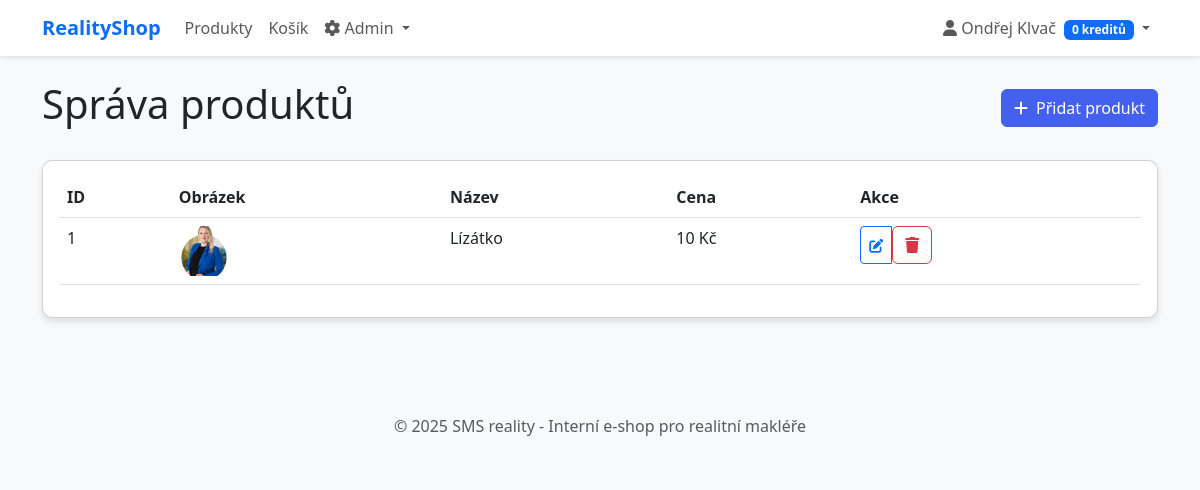
The app's page /admin/products (signed in) with its own data.
### models.py (models this page shows, shortened)
class User(db.Model, UserMixin):
    id              = db.Column(db.Integer, primary_key=True)
    first_name      = db.Column(db.String(100), nullable=False)
    last_name       = db.Column(db.String(100), nullable=False)
    email           = db.Column(db.String(100), unique=True, nullable=False)
    address         = db.Column(db.Text, nullable=True)
    password        = db.Column(db.String(200), nullable=True)
    credits         = db.Column(db.Integer, default=0)
    is_admin        = db.Column(db.Boolean, default=False)
    is_password_set = db.Column(db.Boolean, default=False)
    orders          = db.relationship('Order', backref='user', lazy=True)
    carts           = db.relationship('Cart', backref='user', lazy=True)

class Product(db.Model):
    id = db.Column(db.Integer, primary_key=True)
    name = db.Column(db.String(100), nullable=False)
    description = db.Column(db.Text, nullable=False)
    price = db.Column(db.Integer, nullable=False)
    image_filename = db.Column(db.String(200), nullable=True)
    is_active = db.Column(db.Boolean, default=True)
    @property
    def image_url(self):
        if self.image_filename:
            return url_for('static', filename='uploads/' + self.image_filename)
        return url_for('static', filename='img/no-image.png')  # Fallback obrázek

### app.py (the view)
@app.route('/admin/products')
@login_required
def admin_products():
    if not current_user.is_admin:
        abort(403)
    products = Product.query.all()
    return render_template('admin/products.html', products=products)

### app.py (called while the page is built)
@login_manager.user_loader
def load_user(user_id):
    return User.query.get(int(user_id))

### templates/admin/products.html (shortened to what this page needs)
{% extends "base.html" %}
{% block content %}
<div class="d-flex justify-content-between align-items-center mb-4">
  <h1>Správa produktů</h1>
  <button class="btn btn-primary" data-bs-toggle="modal" data-bs-target="#addProductModal">
    <i class="fas fa-plus me-2"></i>Přidat produkt
  </button>
</div>
<div class="card">
  <div class="card-body">
    <div class="table-responsive">
      <table class="table table-hover">
        <thead>
          <tr>
            <th>ID</th>
            <th>Obrázek</th>
            <th>Název</th>
            <th>Cena</th>
            <th>Akce</th>
          </tr>
        </thead>
        <tbody>
          {% for product in products %}
          <tr>
            <td>{{ product.id }}</td>
            <td>
              <img src="{{ product.image_url }}" alt="{{ product.name }}"
                   style="width:50px; height:50px; object-fit:cover;">
            </td>
            <td>{{ product.name }}</td>
            <td>{{ product.price }} Kč</td>
            <td>
              <div class="btn-group btn-group-sm">
                <button class="btn btn-outline-primary"
                        data-bs-toggle="modal"
                        data-bs-target="#editProductModal{{ product.id }}">
                  <i class="fas fa-edit"></i>
                </button>
                <form method="POST"
                      action="{{ url_for('admin_delete_product', product_id=product.id) }}"
                      onsubmit="return confirm('Opravdu smazat produkt #{{ product.id }}?');">
                  <button class="btn btn-outline-danger">
                    <i class="fas fa-trash"></i>
                  </button>
                </form>
              </div>
            </td>
          </tr>
          {% endfor %}
        </tbody>
      </table>
    </div>
  </div>
</div>
{% endblock %}

### templates/base.html (shortened to what this page needs)
<!DOCTYPE html>
<html lang="cs">
<head>
    <link href="https://cdn.jsdelivr.net/npm/bootstrap@5.3.0-alpha1/dist/css/bootstrap.min.css" rel="stylesheet">
    <link rel="stylesheet" href="https://cdnjs.cloudflare.com/ajax/libs/font-awesome/6.0.0/css/all.min.css">
</head>
<body>
    <nav class="navbar navbar-expand-lg navbar-light bg-white">
        <div class="container">
            <a class="navbar-brand fw-bold text-primary" href="{{ url_for('index') }}">RealityShop</a>
            <div class="collapse navbar-collapse" id="navbarNav">
                <ul class="navbar-nav me-auto">
                    <li class="nav-item">
                        <a class="nav-link" href="{{ url_for('index') }}">Produkty</a>
                    </li>
                    {% if current_user.is_authenticated %}
                        <li class="nav-item">
                            <a class="nav-link" href="{{ url_for('cart') }}">Košík</a>
                        </li>
                        {% if current_user.is_admin %}
                            <li class="nav-item dropdown">
                                <a class="nav-link dropdown-toggle" href="#" id="adminDropdown" role="button" data-bs-toggle="dropdown">
                                    <i class="fas fa-cog"></i> Admin
                                </a>
                            </li>
                        {% endif %}
                    {% endif %}
                </ul>
                <ul class="navbar-nav">
                    {% if current_user.is_authenticated %}
                        <li class="nav-item dropdown">
                            <a class="nav-link dropdown-toggle" href="#" id="userDropdown" role="button" data-bs-toggle="dropdown">
                                <i class="fas fa-user"></i> {{ current_user.first_name }} {{ current_user.last_name }}
                                <span class="badge bg-primary ms-1">{{ current_user.credits }} kreditů</span>
                             </a>
                        </li>
                    {% else %}
                        <li class="nav-item">
                            <a class="nav-link" href="{{ url_for('login') }}">Přihlásit se</a>
                        </li>
                    {% endif %}
                </ul>
            </div>
        </div>
    </nav>
    <div class="container py-4">
        {% block content %}{% endblock %}
    </div>
    <footer class="bg-light py-4 mt-5">
        <div class="container text-center">
            <p class="mb-0 text-muted">&copy; 2025 SMS reality - Interní e-shop pro realitní makléře</p>
        </div>
    </footer>
</body>
</html>

### templates/base.html (style rules this page uses)
body { font-family: 'Segoe UI', Tahoma, Geneva, Verdana, sans-serif; background-color: #f8f9fa; }
.card { border-radius: 10px; box-shadow: 0 4px 6px rgba(0, 0, 0, 0.1); transition: transform 0.3s ease, box-shadow 0.3s ease; }
.navbar { box-shadow: 0 2px 4px rgba(0, 0, 0, 0.1); }
.btn-primary { background-color: #4361ee; border-color: #4361ee; }

### records on screen
User: first_name "Ondřej", last_name "Klvač", credits "0"
Product: id "1", image_url (picture), name "Lízátko", price "10"
